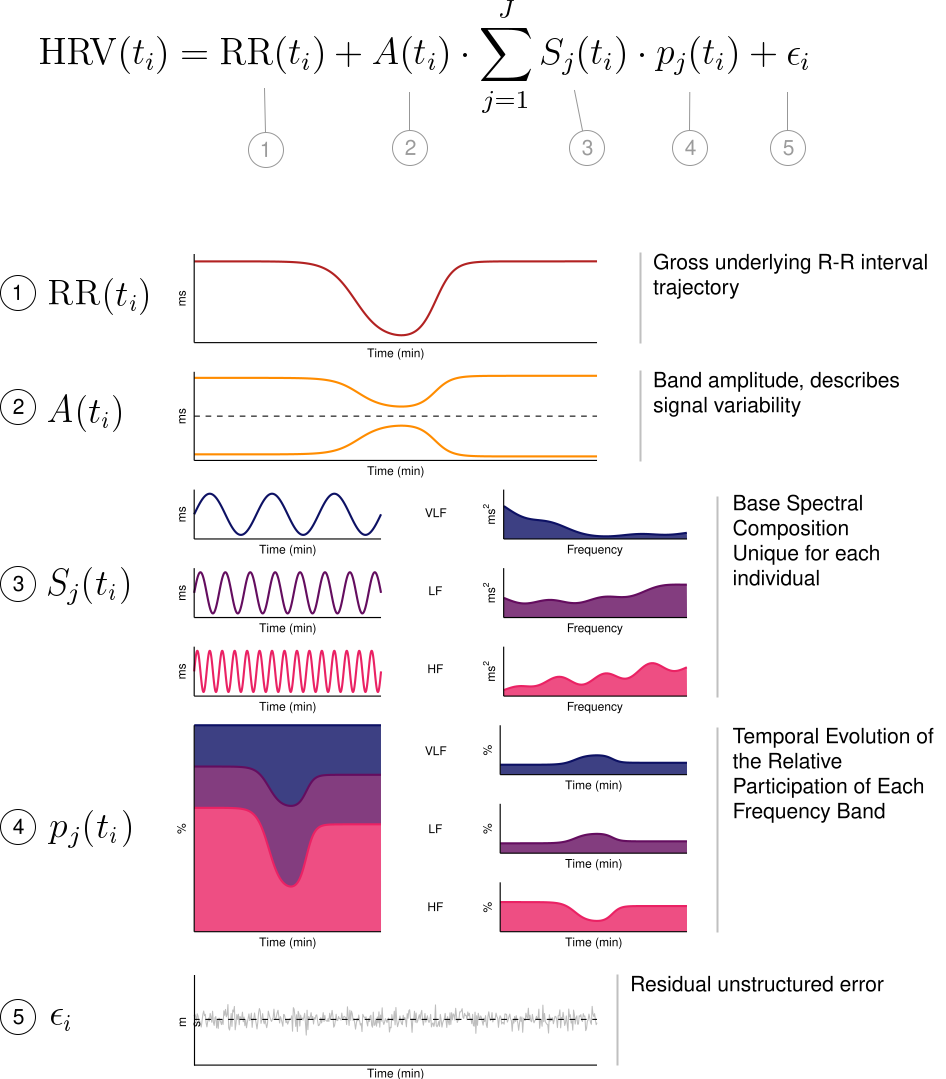

Write the R code that produced this figure.


# Prepare workspace -------------------------------------------------------

## Load libraries
library(ggplot2)
library(cowplot)
library(data.table)

# -------------------------------------------------------------------------

sim_data <- readRDS("data/simulated_data.RDS")[[1]]

theme_set(new = theme_classic(base_size = 12))

# Time-domain curves ------------------------------------------------------

fig_rr <- ggplot(sim_data$data) +
  geom_line(aes(t, RR_baseline), linewidth = 1, col = "firebrick") +
  labs(x = "Time (min)", y = "ms") +
  scale_x_continuous(labels = NULL, expand = c(0,0)) +
  scale_y_continuous(labels = NULL, expand = c(0.1,0)) +
  theme(axis.ticks = element_blank())

fig_amp <- ggplot(sim_data$data) +
  geom_line(aes(t, A_t), linewidth = 1, col = "darkorange") +
  geom_line(aes(t, -A_t), linewidth = 1, col = "darkorange") +
  geom_hline(aes(yintercept = 0), linetype = 2) +
  labs(x = "Time (min)", y = "ms") +
  scale_x_continuous(labels = NULL, expand = c(0,0)) +
  scale_y_continuous(labels = NULL) +
  theme(axis.ticks = element_blank())

time_domain_fig <- plot_grid(fig_rr, fig_amp, nrow = 2, align = "v", axis = "l")

# Frequency curves --------------------------------------------------------

fig_vlf_wave <- ggplot(sim_data$data) +
  geom_line(aes(t, sin(10 * pi * t * 0.04)), linewidth = 1, col = "#0D1164") +
  labs(x = "Time (min)", y = "ms") +
  scale_x_continuous(labels = NULL, expand = c(0,0)) +
  scale_y_continuous(labels = NULL, expand = c(0.1,0)) +
  theme(axis.ticks = element_blank())

fig_lf_wave <- ggplot(sim_data$data) +
  geom_line(aes(t, sin(10 * pi * t * 0.1)), linewidth = 1, col = "#640D5F") +
  labs(x = "Time (min)", y = "ms") +
  scale_x_continuous(labels = NULL, expand = c(0,0)) +
  scale_y_continuous(labels = NULL, expand = c(0.1,0)) +
  theme(axis.ticks = element_blank())

fig_hf_wave <- ggplot(sim_data$data) +
  geom_line(aes(t, sin(10 * pi * t * 0.2)), linewidth = 1, col = "#EA2264") +
  labs(x = "Time (min)", y = "ms") +
  scale_x_continuous(labels = NULL, expand = c(0,0)) +
  scale_y_continuous(labels = NULL, expand = c(0.1,0)) +
  theme(axis.ticks = element_blank())

freq_wave_fig <- plot_grid(fig_vlf_wave, fig_lf_wave, fig_hf_wave, nrow = 3, align = "v", axis = "l")

set.seed(1234)
vlf_curve <- exp(cumsum(x = rnorm(100, mean = 0, sd = 0.1)))
lf_curve <- exp(cumsum(x = rnorm(100, mean = 0, sd = 0.1)))
hf_curve <- exp(cumsum(x = rnorm(100, mean = 0, sd = 0.1)))

curve_data <- data.frame(
  t = 1:100,
  vlf_curve,
  lf_curve,
  hf_curve
)

curve_data$vlf_curve <- predict(mgcv::gam(vlf_curve ~ s(t), data = curve_data))
curve_data$lf_curve <- predict(mgcv::gam(lf_curve ~ s(t), data = curve_data))
curve_data$hf_curve <- predict(mgcv::gam(hf_curve ~ s(t), data = curve_data))

fig_vlf_amp <- ggplot(curve_data) +
  geom_area(aes(t, vlf_curve), linewidth = 1, col = "#0D1164", fill = "#0D1164", alpha = 0.8) +
  labs(x = "Frequency", y = expression(ms^2)) +
  scale_x_continuous(labels = NULL, expand = c(0,0)) +
  scale_y_continuous(labels = NULL, expand = c(0,0,0.5,0)) +
  theme(axis.ticks = element_blank())

fig_lf_amp <- ggplot(curve_data) +
  geom_area(aes(t, lf_curve), linewidth = 1, col = "#640D5F", fill = "#640D5F", alpha = 0.8) +
  labs(x = "Frequency", y = expression(ms^2)) +
  scale_x_continuous(labels = NULL, expand = c(0,0)) +
  scale_y_continuous(labels = NULL, expand = c(0,0,0.5,0)) +
  theme(axis.ticks = element_blank())

fig_hf_amp <- ggplot(curve_data) +
  geom_area(aes(t, hf_curve), linewidth = 1, col = "#EA2264", fill = "#EA2264", alpha = 0.8) +
  labs(x = "Frequency", y = expression(ms^2)) +
  scale_x_continuous(labels = NULL, expand = c(0,0)) +
  scale_y_continuous(labels = NULL, expand = c(0,0,0.5,0)) +
  theme(axis.ticks = element_blank())

freq_amp_fig <- plot_grid(fig_vlf_amp, fig_lf_amp, fig_hf_amp, nrow = 3, align = "v", axis = "l")

# Figure band proportions -------------------------------------------------

long_spec <- melt(sim_data$data, id.vars = "t", measure.vars = c("p_vlf", "p_lf", "p_hf"))
long_spec[, variable := `levels<-`(variable, c("VLF", "LF", "HF"))]

fig_band_prop <- ggplot(long_spec, aes(t, value)) +
  geom_area(aes(fill = variable, color = variable), alpha = 0.8, linewidth = 1, show.legend = FALSE) +
  scale_color_manual(values = c("#0D1164", "#640D5F", "#EA2264")) +
  scale_fill_manual(values = c("#0D1164", "#640D5F", "#EA2264")) +
  scale_y_continuous(expand = c(0,0), labels = NULL) +
  scale_x_continuous(labels = NULL, expand = c(0,0)) +
  labs(color = "Band", fill = "Band", x = "Time (min)", y = "%") +
  theme(axis.ticks = element_blank())


fig_band_vlf <- ggplot(sim_data$data, aes(t, p_vlf)) +
  geom_area(fill = "#0D1164", col = "#0D1164", linewidth = 1, alpha = 0.8) +
  scale_y_continuous(labels = NULL, expand = c(0,0), limits = c(0,1)) +
  scale_x_continuous(labels = NULL, expand = c(0,0)) +
  labs(x = "Time (min)", y = "%") +
  theme(axis.ticks = element_blank())

fig_band_lf <- ggplot(sim_data$data, aes(t, p_lf)) +
  geom_area(fill = "#640D5F", col = "#640D5F", linewidth = 1, alpha = 0.8) +
  scale_y_continuous(labels = NULL, expand = c(0,0), limits = c(0,1)) +
  scale_x_continuous(labels = NULL, expand = c(0,0)) +
  labs(x = "Time (min)", y = "%") +
  theme(axis.ticks = element_blank())

fig_band_hf <- ggplot(sim_data$data, aes(t, p_hf)) +
  geom_area(fill = "#EA2264", col = "#EA2264", linewidth = 1, alpha = 0.8) +
  scale_y_continuous(labels = NULL, expand = c(0,0), limits = c(0,1)) +
  scale_x_continuous(labels = NULL, expand = c(0,0)) +
  labs(x = "Time (min)", y = "%") +
  theme(axis.ticks = element_blank())

freq_prop_fig <- plot_grid(
  fig_band_prop,
  plot_grid(fig_band_vlf, fig_band_lf, fig_band_hf, nrow = 3, align = "v", axis = "l"),
  ncol = 2
)


# Residual error ----------------------------------------------------------

fig_residual <- ggplot() +
  geom_line(aes(1:500, rnorm(500)), col = "gray") +
  geom_hline(yintercept = 0, linetype = 2) +
  scale_x_continuous(expand = c(0,0), labels = NULL) +
  scale_y_continuous(expand = c(1,0), labels = NULL) +
  labs(y = "ms", x = "Time (min)") +
  theme(axis.ticks = element_blank())


# Assemble images ---------------------------------------------------------

fig_main <- plot_grid(
  time_domain_fig,
  plot_grid(freq_wave_fig, freq_amp_fig, ncol = 2),
  freq_prop_fig,
  plot_grid(fig_residual),
  nrow = 4, rel_heights = c(3/4, 3/4, 3/4, 2/4), align = "hv", axis = "lrtb"
)

ggsave(filename = "figures/main-fig/fig_main_solo.svg", plot = fig_main,
       width = 6, height = 12)
